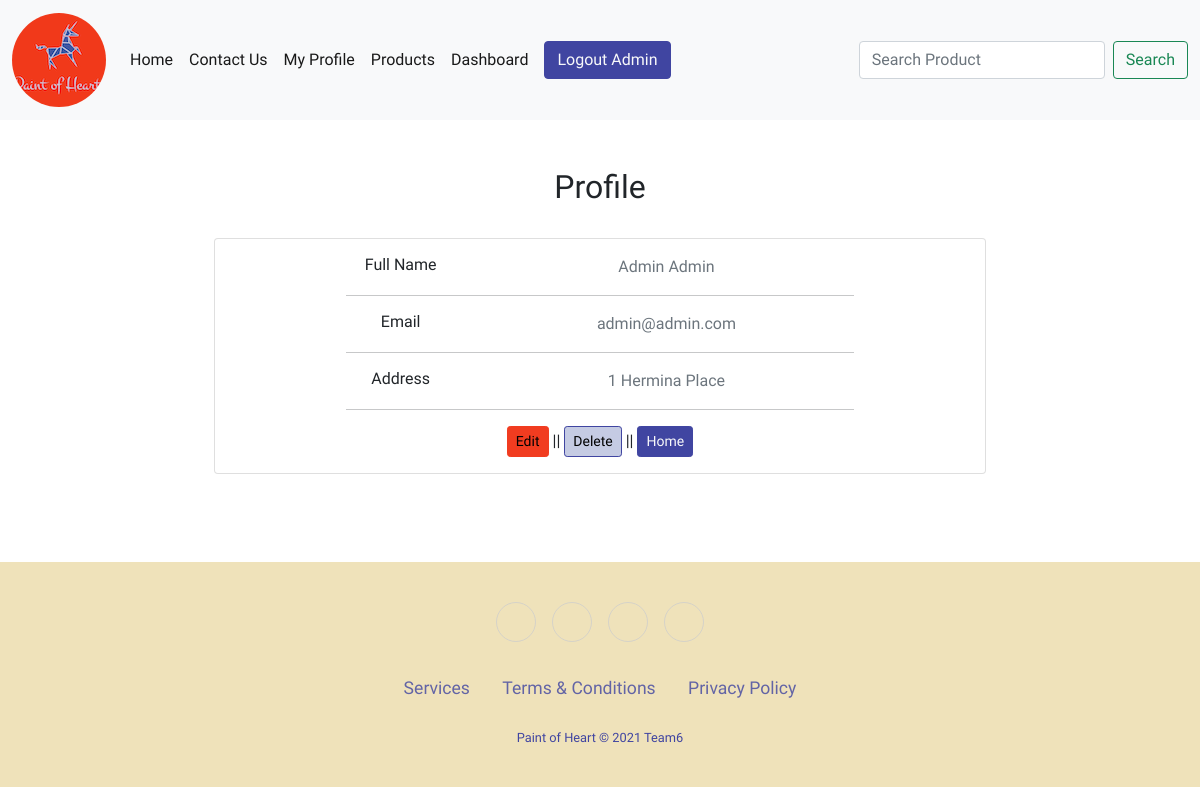
/profile.php?userId=2 (signed in), run on the app's committed database.
### tables this page shows
CREATE TABLE `user` (
  `id` int(11) NOT NULL,
  `f_name` varchar(50) NOT NULL,
  `l_name` varchar(50) NOT NULL,
  `address` varchar(100) NOT NULL,
  `email` varchar(50) NOT NULL,
  `password` varchar(255) NOT NULL,
  `user_state` int(1) NOT NULL DEFAULT 1,
  `user_level` int(1) NOT NULL DEFAULT 0
);

### classes/database.class.php (called while the page is built, shortened)
<?php
Class Database{
    public $host   = "";
    public $user   = "";
    public $pass   = "";
    public $dbname = "";
    public $link;
    private function connectDB(){
    $this->link = new mysqli($this->host, $this->user, $this->pass,
    $this->dbname);
    mysqli_set_charset($this->link, "utf8");
    }
   public function select($query){
     $result = $this->link->query($query) or
      die($this->link->error.__LINE__);
     if($result->num_rows > 0){
       return $result;
     } else {
       return false;
     }
    }
   }
?>

### classes/user.class.php (called while the page is built, shortened)
<?php
  class User{
    private $db;
	 	public function __construct(){
	      $this->db = new Database();
	    }
	 public function getUserById($id){
	 	$query = "SELECT * FROM `user` WHERE `id` = '$id' ";
	 	$selected_row = $this->db->select($query);
	 	return $selected_row;
	 }
 }
?>

### profile.php (the view, shortened to what this page needs)
<?php
include 'classes/autoload.php' ;
$userObj = new User();
if (isset($_GET['userId'])) {
if ($_GET['userId']) {
    $id = $_GET['userId'];
    $getData = $userObj->getUserById($id);
    if ($getData) {
        $user = $getData->fetch_assoc();
    }
}
}
?>
<!DOCTYPE html>
<html lang="en">
<head>
    <?php include_once 'components/boot.php';?>
	<link rel="stylesheet" href="components/style.css">
</head>
<header>
<?php include_once 'components/navbar.php'; ?>
</header>
<body>
<div class="grid_10">
    <h2>Profile</h2><br>
        <div class="col-md-4 form">
            <div class="card mb-3">
                <div class="card-body form">
                    <div class="row">
                        <div class="col-sm-3">
                            <h6 class="mb-0">Full Name</h6>
                        </div>
                            <div class="col-sm-9 text-secondary">
                                <?php echo $user['f_name'] ?> <?php echo $user['l_name'] ?>
                            </div>
                        </div>
                    <hr>
                        <div class="row">
                            <div class="col-sm-3">
                                <h6 class="mb-0">Email</h6>
                            </div>
                            <div class="col-sm-9 text-secondary">
                                <?php echo $user['email'] ?>
                            </div>
                        </div>
                    <hr>
                    <div class="row">
                        <div class="col-sm-3">
                            <h6 class="mb-0">Address</h6>
                        </div>
                        <div class="col-sm-9 text-secondary">
                            <?php echo $user['address'] ?>
                        </div>
                    </div>
                    <hr>
                    <div class="row">
                        <div class="col-sm-12">
                            <a class="btn btn-sm save-btn" href="actions/user_edit.php?userId=<?php echo $user['id'] ?>">Edit</a> ||
                            <a onclick="return confirm('Are you sure to delete this user data (<?php echo $user['email'] ?>)?')" class="btn btn-sm dash-btn" href="?delprofId=<?php echo $user['id'] ?>">Delete</a>  ||
                            <a class="btn btn-sm home-btn text-light" href="home.php">Home</a>
                        </div>
                    </div>
                </div>
            </div>
        </div>
</div>
<?php include 'components/footer.php';?>
</body>
</html>

### components/style.css (style rules this page uses)
* { font-family: "Martel", serif; }
a:link, a:hover, a:visited { color: black; text-decoration: none; }
.home-btn { background-color: #4045a1 !important; border-color: #4045a1; color: white; }
.save-btn { background-color: #f13c20 !important; border-color: #f13c20; color: white; }
.dash-btn { background-color: #c5cbe3 !important; border-color: #c5cbe3; color: black; border-color: #4045a1; }
html, body { height: 100%; margin: 0; padding: 0; }
.card { margin-bottom: 2%; margin-left: 4%; margin-right: 4%; }
.grid_10 { margin-top: 4%; margin-bottom: 4%; padding-bottom: 2%; text-align: center; }
.form { width: 70%; margin-left: 15%; margin-right: 15%; text-align: center; }

### data on the page
user: f_name "Admin", l_name "Admin", email "admin@admin.com", address "1 Hermina Place"

### other printed values
$adName "Admin"
